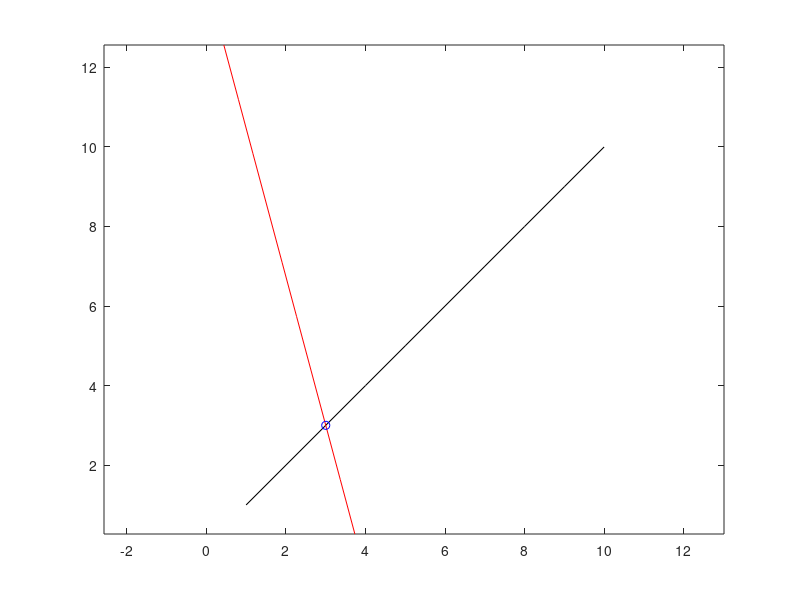

Reproduce this figure in MATLAB.

% define the x- and y-data for the original line we would like to rotate
x = 1:10;
y = 1:10;
% create a matrix of these points, which will be useful in future calculations
v = [x;y];
% choose a point which will be the center of rotation
x_center = x(3);
y_center = y(3);
% create a matrix which will be used later in calculations
center = repmat([x_center; y_center], 1, length(x));
% define a 60 degree counter-clockwise rotation matrix
theta = pi/3;       % pi/3 radians = 60 degrees
R = [cos(theta) -sin(theta); sin(theta) cos(theta)];
% do the rotation...
s = v - center;     % shift points in the plane so that the center of rotation is at the origin
so = R*s;           % apply the rotation about the origin
vo = so + center;   % shift again so the origin goes back to the desired center of rotation
% this can be done in one line as:
% vo = R*(v - center) + center
% pick out the vectors of rotated x- and y-data
x_rotated = vo(1,:);
y_rotated = vo(2,:);
% make a plot
plot(x, y, 'k-', x_rotated, y_rotated, 'r-', x_center, y_center, 'bo');
axis equal
